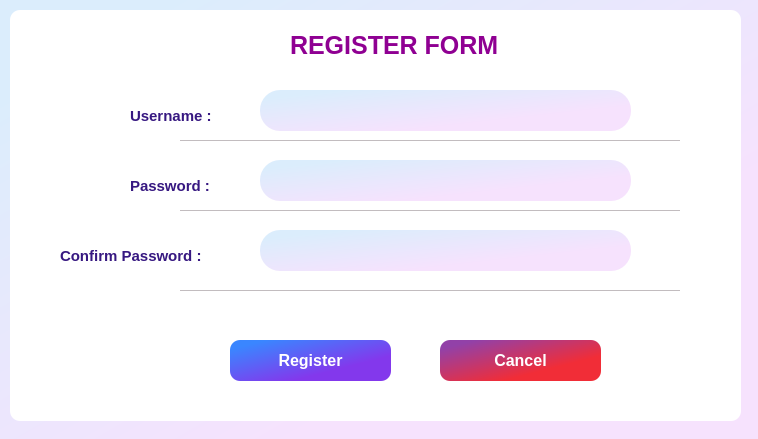
<?xml version="1.0" encoding="UTF-8"?>
<ui version="4.0">
 <class>Dialog</class>
 <widget class="QDialog" name="Dialog">
  <property name="geometry">
   <rect>
    <x>0</x>
    <y>0</y>
    <width>758</width>
    <height>439</height>
   </rect>
  </property>
  <property name="windowTitle">
   <string>Dialog</string>
  </property>
  <property name="styleSheet">
   <string notr="true">    background-color: qlineargradient(spread:pad, x1:1, y1:1, x2:0, y2:0, stop:0.306818 rgb(246,226,253), stop:0.886364 rgb(219,237,252));
</string>
  </property>
  <widget class="QGroupBox" name="groupLogin">
   <property name="geometry">
    <rect>
     <x>10</x>
     <y>10</y>
     <width>731</width>
     <height>411</height>
    </rect>
   </property>
   <property name="styleSheet">
    <string notr="true">QGroupBox#groupLogin {
    background-color: #FFF;
    border: none;
    border-radius: 10px;
}</string>
   </property>
   <property name="title">
    <string/>
   </property>
   <widget class="QLineEdit" name="txtPassword">
    <property name="geometry">
     <rect>
      <x>250</x>
      <y>150</y>
      <width>371</width>
      <height>41</height>
     </rect>
    </property>
    <property name="font">
     <font>
      <pointsize>10</pointsize>
      <weight>75</weight>
      <bold>true</bold>
     </font>
    </property>
    <property name="styleSheet">
     <string notr="true">QLineEdit{
	border-radius: 20px;
	padding-left: 12px;
}</string>
    </property>
    <property name="text">
     <string/>
    </property>
    <property name="echoMode">
     <enum>QLineEdit::Password</enum>
    </property>
   </widget>
   <widget class="QLineEdit" name="txtUsername">
    <property name="geometry">
     <rect>
      <x>250</x>
      <y>80</y>
      <width>371</width>
      <height>41</height>
     </rect>
    </property>
    <property name="font">
     <font>
      <family>Segoe UI</family>
      <pointsize>10</pointsize>
      <weight>75</weight>
      <bold>true</bold>
     </font>
    </property>
    <property name="styleSheet">
     <string notr="true">QLineEdit{
	border-radius: 20px;
color: #371881;
	padding-left: 12px;
}</string>
    </property>
    <property name="text">
     <string/>
    </property>
   </widget>
   <widget class="QPushButton" name="btnRegister">
    <property name="geometry">
     <rect>
      <x>220</x>
      <y>330</y>
      <width>161</width>
      <height>41</height>
     </rect>
    </property>
    <property name="font">
     <font>
      <family>Segoe UI</family>
      <pointsize>12</pointsize>
      <weight>75</weight>
      <bold>true</bold>
     </font>
    </property>
    <property name="cursor">
     <cursorShape>OpenHandCursor</cursorShape>
    </property>
    <property name="styleSheet">
     <string notr="true">QPushButton#btnLogin:hover:!pressed {
    
	border-radius:10px;
}
QPushButton#btnRegister {
   background-color: #743de3;
   border : none;
   color: white;
   border-radius: 10px;
background-color: qlineargradient(spread:pad, x1:1, y1:1, x2:0, y2:0, stop:0.306818 rgb(131,56,236), stop:0.886364 #3a86ff);
}</string>
    </property>
    <property name="text">
     <string>Register</string>
    </property>
   </widget>
   <widget class="QLabel" name="label_14">
    <property name="geometry">
     <rect>
      <x>120</x>
      <y>90</y>
      <width>111</width>
      <height>31</height>
     </rect>
    </property>
    <property name="font">
     <font>
      <family>Segoe UI</family>
      <pointsize>11</pointsize>
      <weight>75</weight>
      <bold>true</bold>
     </font>
    </property>
    <property name="styleSheet">
     <string notr="true">QLabel {
	color: #371881;
 background-color: #fff;
}</string>
    </property>
    <property name="text">
     <string>Username :</string>
    </property>
   </widget>
   <widget class="QLabel" name="label_15">
    <property name="geometry">
     <rect>
      <x>120</x>
      <y>160</y>
      <width>121</width>
      <height>31</height>
     </rect>
    </property>
    <property name="font">
     <font>
      <family>Segoe UI</family>
      <pointsize>11</pointsize>
      <weight>75</weight>
      <bold>true</bold>
     </font>
    </property>
    <property name="styleSheet">
     <string notr="true">QLabel {
	color: #371881;
 background-color: #fff;
}</string>
    </property>
    <property name="text">
     <string>Password :</string>
    </property>
   </widget>
   <widget class="QLabel" name="label_9">
    <property name="geometry">
     <rect>
      <x>170</x>
      <y>130</y>
      <width>500</width>
      <height>1</height>
     </rect>
    </property>
    <property name="styleSheet">
     <string notr="true">background-color:rgb(194, 188, 191);
</string>
    </property>
    <property name="text">
     <string/>
    </property>
   </widget>
   <widget class="QLabel" name="label_10">
    <property name="geometry">
     <rect>
      <x>170</x>
      <y>200</y>
      <width>500</width>
      <height>1</height>
     </rect>
    </property>
    <property name="styleSheet">
     <string notr="true">background-color:rgb(194, 188, 191);
</string>
    </property>
    <property name="text">
     <string/>
    </property>
   </widget>
   <widget class="QLabel" name="label_16">
    <property name="geometry">
     <rect>
      <x>280</x>
      <y>20</y>
      <width>271</width>
      <height>31</height>
     </rect>
    </property>
    <property name="font">
     <font>
      <family>Segoe UI</family>
      <pointsize>19</pointsize>
      <weight>75</weight>
      <bold>true</bold>
     </font>
    </property>
    <property name="styleSheet">
     <string notr="true">QLabel {
	color: qlineargradient(spread:pad, x1:1, y1:1, x2:0, y2:0, stop:0.306818 rgba(143, 0, 146, 255), stop:0.886364 rgba(0, 100, 245, 255));
 background-color: #FFF;
}</string>
    </property>
    <property name="text">
     <string>REGISTER FORM</string>
    </property>
   </widget>
   <widget class="QLabel" name="label_20">
    <property name="geometry">
     <rect>
      <x>50</x>
      <y>230</y>
      <width>161</width>
      <height>31</height>
     </rect>
    </property>
    <property name="font">
     <font>
      <family>Segoe UI</family>
      <pointsize>11</pointsize>
      <weight>75</weight>
      <bold>true</bold>
     </font>
    </property>
    <property name="styleSheet">
     <string notr="true">QLabel {
	color: #371881;
 background-color: #fff;
}</string>
    </property>
    <property name="text">
     <string>Confirm Password :</string>
    </property>
   </widget>
   <widget class="QLineEdit" name="txtPassword1">
    <property name="geometry">
     <rect>
      <x>250</x>
      <y>220</y>
      <width>371</width>
      <height>41</height>
     </rect>
    </property>
    <property name="font">
     <font>
      <pointsize>10</pointsize>
      <weight>75</weight>
      <bold>true</bold>
     </font>
    </property>
    <property name="styleSheet">
     <string notr="true">QLineEdit{
	border-radius: 20px;
	padding-left: 12px;
}</string>
    </property>
    <property name="text">
     <string/>
    </property>
    <property name="echoMode">
     <enum>QLineEdit::Password</enum>
    </property>
   </widget>
   <widget class="QLabel" name="label_13">
    <property name="geometry">
     <rect>
      <x>170</x>
      <y>280</y>
      <width>500</width>
      <height>1</height>
     </rect>
    </property>
    <property name="styleSheet">
     <string notr="true">background-color:rgb(194, 188, 191);
</string>
    </property>
    <property name="text">
     <string/>
    </property>
   </widget>
   <widget class="QPushButton" name="btnCancelRes">
    <property name="geometry">
     <rect>
      <x>430</x>
      <y>330</y>
      <width>161</width>
      <height>41</height>
     </rect>
    </property>
    <property name="font">
     <font>
      <family>Segoe UI</family>
      <pointsize>12</pointsize>
      <weight>75</weight>
      <bold>true</bold>
     </font>
    </property>
    <property name="cursor">
     <cursorShape>OpenHandCursor</cursorShape>
    </property>
    <property name="styleSheet">
     <string notr="true">
QPushButton#btnCancelRes {
   background-color: #743de3;
   border : none;
   color: white;
   border-radius: 10px;
background-color: qlineargradient(spread:pad, x1:1, y1:1, x2:0, y2:0, stop:0.306818 rgba(241,45,55), stop:0.886364 rgba(146,65,168));
}</string>
    </property>
    <property name="text">
     <string>Cancel</string>
    </property>
   </widget>
  </widget>
 </widget>
 <resources/>
 <connections/>
</ui>
